Frame 1 (no input): blank canvas, image omitted
Frame 60 (no input): blank canvas, image omitted
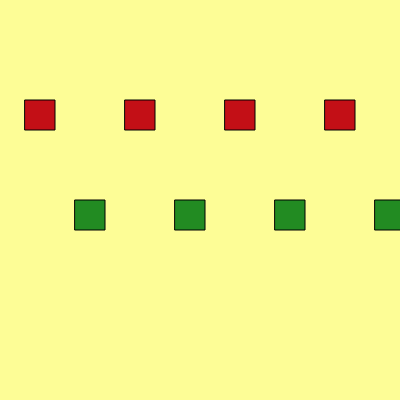
Frame 120 (the mouse pressed at the canvas centre since frame 60)

The p5.js sketch whose frames 1 and 60 were blank and that drew this single picture after the mouse press (run headless with seeded random() and noise() and a simulated clock; from frame 60 on, the mouse is pressed at the canvas centre):

// p5.js sketch
// ── sketch.js
// DDM2008 — Activity 2b
// (Pattern Making, 40 min)
let x = 0;
let size = 30;

function setup() {
  createCanvas(400, 400);
}

function draw() {
  background(253, 253, 150);
  
  x += 2;
    
  if (x > width + size / 2) {
    x = 0;
  }
  
  // Horizontal row of shapes
  for (let i = 0; i < width; i += 50) {
    
    // Alternate colors using % (modulo)
    if (mouseIsPressed) {
      if (i % 100 == 0) {
        fill(195, 15, 22); 
        rect(i + 25, height/4, size);
      } 
      else {
        rect(i + 25, height/2, size);
    }
      fill(34, 139, 34);
    }

    // TODO: change ellipse to rect, triangle, or something else
    // TODO: try varying size instead of color
  }

  // TODO: add one interaction (mouse or key) to change the rule
  // Example: if (mouseIsPressed) { fill(255, 0, 0); }
}
